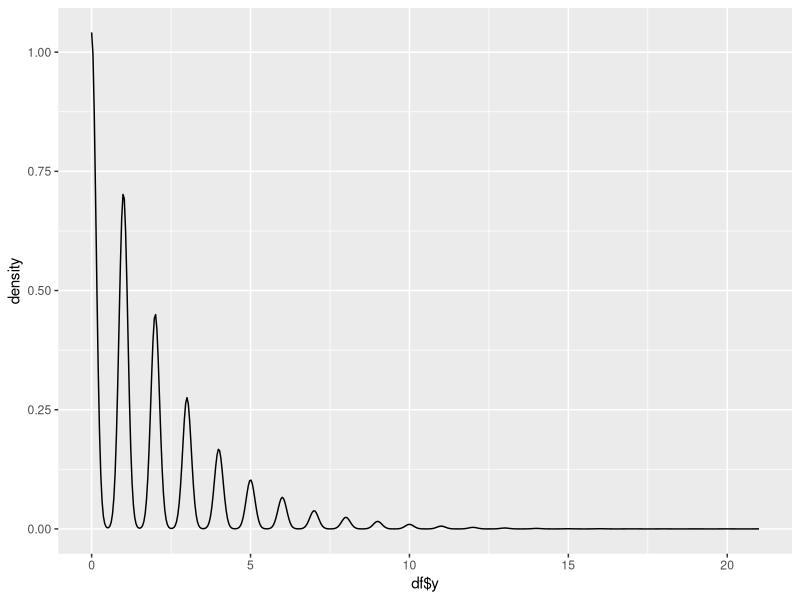

R code for this plot:
# Experements with Poisson regression.
library(ggplot2)

N <- 100000

df <- data.frame(
  x_1 = runif(N, -1, 1), x_2 = runif(N, -1, 1),
  expos = runif(N)
)

df$lp <- 1 + 0.5*df$x_1 - df$x_2
df$mu <- exp(df$lp)
df$mu_expos = df$mu * df$expos
df$y <- unlist(
  lapply(df$mu_expos, function(x) rpois(1, lambda=x)))

ggplot() + geom_density(aes(x=df$y))

M <- glm(y ~ x_1 + x_2 + offset(log(expos)),
         data=df, family=poisson(link='log'))

summary(M, dispersion=1)
